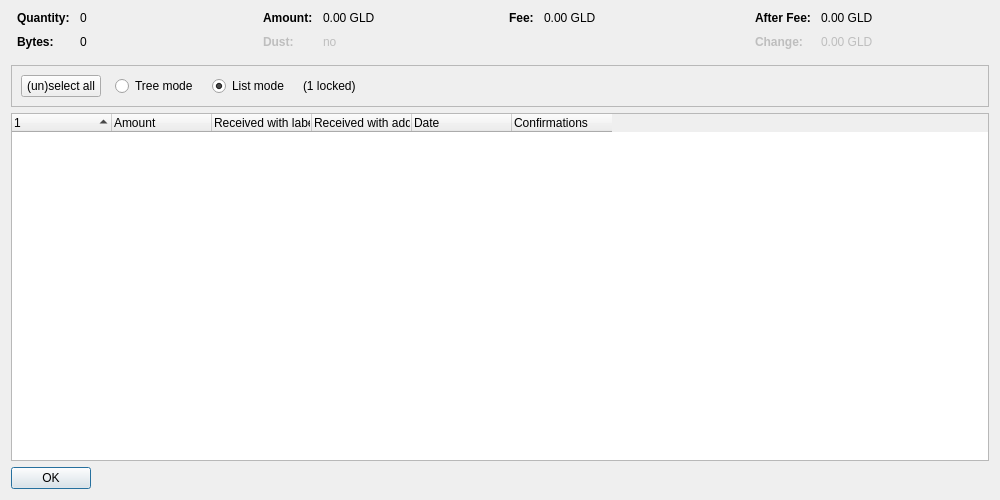
<?xml version="1.0" encoding="UTF-8"?>
<ui version="4.0">
 <class>CoinControlDialog</class>
 <widget class="QDialog" name="CoinControlDialog">
  <property name="geometry">
   <rect>
    <x>0</x>
    <y>0</y>
    <width>1000</width>
    <height>500</height>
   </rect>
  </property>
  <property name="windowTitle">
   <string>Coin Selection</string>
  </property>
  <layout class="QVBoxLayout" name="verticalLayout">
   <item>
    <layout class="QHBoxLayout" name="horizontalLayoutTop" stretch="0,0,0,0">
     <property name="topMargin">
      <number>0</number>
     </property>
     <property name="bottomMargin">
      <number>10</number>
     </property>
     <item>
      <layout class="QFormLayout" name="formLayoutCoinControl1">
       <property name="horizontalSpacing">
        <number>10</number>
       </property>
       <property name="verticalSpacing">
        <number>10</number>
       </property>
       <property name="leftMargin">
        <number>6</number>
       </property>
       <property name="rightMargin">
        <number>6</number>
       </property>
       <item row="0" column="0">
        <widget class="QLabel" name="labelCoinControlQuantityText">
         <property name="font">
          <font>
           <weight>75</weight>
           <bold>true</bold>
          </font>
         </property>
         <property name="text">
          <string>Quantity:</string>
         </property>
        </widget>
       </item>
       <item row="0" column="1">
        <widget class="QLabel" name="labelCoinControlQuantity">
         <property name="cursor">
          <cursorShape>IBeamCursor</cursorShape>
         </property>
         <property name="contextMenuPolicy">
          <enum>Qt::ActionsContextMenu</enum>
         </property>
         <property name="text">
          <string notr="true">0</string>
         </property>
         <property name="textInteractionFlags">
          <set>Qt::LinksAccessibleByMouse|Qt::TextSelectableByKeyboard|Qt::TextSelectableByMouse</set>
         </property>
        </widget>
       </item>
       <item row="1" column="0">
        <widget class="QLabel" name="labelCoinControlBytesText">
         <property name="font">
          <font>
           <weight>75</weight>
           <bold>true</bold>
          </font>
         </property>
         <property name="text">
          <string>Bytes:</string>
         </property>
        </widget>
       </item>
       <item row="1" column="1">
        <widget class="QLabel" name="labelCoinControlBytes">
         <property name="cursor">
          <cursorShape>IBeamCursor</cursorShape>
         </property>
         <property name="contextMenuPolicy">
          <enum>Qt::ActionsContextMenu</enum>
         </property>
         <property name="text">
          <string notr="true">0</string>
         </property>
         <property name="textInteractionFlags">
          <set>Qt::LinksAccessibleByMouse|Qt::TextSelectableByKeyboard|Qt::TextSelectableByMouse</set>
         </property>
        </widget>
       </item>
      </layout>
     </item>
     <item>
      <layout class="QFormLayout" name="formLayoutCoinControl2">
       <property name="horizontalSpacing">
        <number>10</number>
       </property>
       <property name="verticalSpacing">
        <number>10</number>
       </property>
       <property name="leftMargin">
        <number>6</number>
       </property>
       <property name="rightMargin">
        <number>6</number>
       </property>
       <item row="0" column="0">
        <widget class="QLabel" name="labelCoinControlAmountText">
         <property name="font">
          <font>
           <weight>75</weight>
           <bold>true</bold>
          </font>
         </property>
         <property name="text">
          <string>Amount:</string>
         </property>
        </widget>
       </item>
       <item row="0" column="1">
        <widget class="QLabel" name="labelCoinControlAmount">
         <property name="cursor">
          <cursorShape>IBeamCursor</cursorShape>
         </property>
         <property name="contextMenuPolicy">
          <enum>Qt::ActionsContextMenu</enum>
         </property>
         <property name="text">
          <string notr="true">0.00 GLD</string>
         </property>
         <property name="textInteractionFlags">
          <set>Qt::LinksAccessibleByMouse|Qt::TextSelectableByKeyboard|Qt::TextSelectableByMouse</set>
         </property>
        </widget>
       </item>
       <item row="1" column="0">
        <widget class="QLabel" name="labelCoinControlLowOutputText">
         <property name="enabled">
          <bool>false</bool>
         </property>
         <property name="font">
          <font>
           <weight>75</weight>
           <bold>true</bold>
          </font>
         </property>
         <property name="text">
          <string>Dust:</string>
         </property>
        </widget>
       </item>
       <item row="1" column="1">
        <widget class="QLabel" name="labelCoinControlLowOutput">
         <property name="enabled">
          <bool>false</bool>
         </property>
         <property name="cursor">
          <cursorShape>IBeamCursor</cursorShape>
         </property>
         <property name="contextMenuPolicy">
          <enum>Qt::ActionsContextMenu</enum>
         </property>
         <property name="text">
          <string notr="true">no</string>
         </property>
         <property name="textInteractionFlags">
          <set>Qt::LinksAccessibleByMouse|Qt::TextSelectableByKeyboard|Qt::TextSelectableByMouse</set>
         </property>
        </widget>
       </item>
      </layout>
     </item>
     <item>
      <layout class="QFormLayout" name="formLayoutCoinControl3">
       <property name="horizontalSpacing">
        <number>10</number>
       </property>
       <property name="verticalSpacing">
        <number>10</number>
       </property>
       <property name="leftMargin">
        <number>6</number>
       </property>
       <property name="rightMargin">
        <number>6</number>
       </property>
       <item row="0" column="0">
        <widget class="QLabel" name="labelCoinControlFeeText">
         <property name="font">
          <font>
           <weight>75</weight>
           <bold>true</bold>
          </font>
         </property>
         <property name="text">
          <string>Fee:</string>
         </property>
        </widget>
       </item>
       <item row="0" column="1">
        <widget class="QLabel" name="labelCoinControlFee">
         <property name="cursor">
          <cursorShape>IBeamCursor</cursorShape>
         </property>
         <property name="contextMenuPolicy">
          <enum>Qt::ActionsContextMenu</enum>
         </property>
         <property name="text">
          <string notr="true">0.00 GLD</string>
         </property>
         <property name="textInteractionFlags">
          <set>Qt::LinksAccessibleByMouse|Qt::TextSelectableByKeyboard|Qt::TextSelectableByMouse</set>
         </property>
        </widget>
       </item>
      </layout>
     </item>
     <item>
      <layout class="QFormLayout" name="formLayoutCoinControl4">
       <property name="horizontalSpacing">
        <number>10</number>
       </property>
       <property name="verticalSpacing">
        <number>10</number>
       </property>
       <property name="leftMargin">
        <number>6</number>
       </property>
       <property name="rightMargin">
        <number>6</number>
       </property>
       <item row="0" column="0">
        <widget class="QLabel" name="labelCoinControlAfterFeeText">
         <property name="font">
          <font>
           <weight>75</weight>
           <bold>true</bold>
          </font>
         </property>
         <property name="text">
          <string>After Fee:</string>
         </property>
        </widget>
       </item>
       <item row="0" column="1">
        <widget class="QLabel" name="labelCoinControlAfterFee">
         <property name="cursor">
          <cursorShape>IBeamCursor</cursorShape>
         </property>
         <property name="contextMenuPolicy">
          <enum>Qt::ActionsContextMenu</enum>
         </property>
         <property name="text">
          <string notr="true">0.00 GLD</string>
         </property>
         <property name="textInteractionFlags">
          <set>Qt::LinksAccessibleByMouse|Qt::TextSelectableByKeyboard|Qt::TextSelectableByMouse</set>
         </property>
        </widget>
       </item>
       <item row="1" column="0">
        <widget class="QLabel" name="labelCoinControlChangeText">
         <property name="enabled">
          <bool>false</bool>
         </property>
         <property name="font">
          <font>
           <weight>75</weight>
           <bold>true</bold>
          </font>
         </property>
         <property name="text">
          <string>Change:</string>
         </property>
        </widget>
       </item>
       <item row="1" column="1">
        <widget class="QLabel" name="labelCoinControlChange">
         <property name="enabled">
          <bool>false</bool>
         </property>
         <property name="cursor">
          <cursorShape>IBeamCursor</cursorShape>
         </property>
         <property name="contextMenuPolicy">
          <enum>Qt::ActionsContextMenu</enum>
         </property>
         <property name="text">
          <string notr="true">0.00 GLD</string>
         </property>
         <property name="textInteractionFlags">
          <set>Qt::LinksAccessibleByMouse|Qt::TextSelectableByKeyboard|Qt::TextSelectableByMouse</set>
         </property>
        </widget>
       </item>
      </layout>
     </item>
    </layout>
   </item>
   <item>
    <widget class="QFrame" name="frame">
     <property name="minimumSize">
      <size>
       <width>0</width>
       <height>40</height>
      </size>
     </property>
     <property name="frameShape">
      <enum>QFrame::StyledPanel</enum>
     </property>
     <property name="frameShadow">
      <enum>QFrame::Sunken</enum>
     </property>
     <layout class="QHBoxLayout" name="horizontalLayout">
      <item>
       <layout class="QHBoxLayout" name="horizontalLayoutPanel" stretch="0,0,0,0,0">
        <property name="spacing">
         <number>14</number>
        </property>
        <item>
         <widget class="QPushButton" name="pushButtonSelectAll">
          <property name="sizePolicy">
           <sizepolicy hsizetype="Maximum" vsizetype="Fixed">
            <horstretch>0</horstretch>
            <verstretch>0</verstretch>
           </sizepolicy>
          </property>
          <property name="text">
           <string>(un)select all</string>
          </property>
          <property name="autoDefault">
           <bool>false</bool>
          </property>
         </widget>
        </item>
        <item>
         <widget class="QRadioButton" name="radioTreeMode">
          <property name="sizePolicy">
           <sizepolicy hsizetype="Maximum" vsizetype="Fixed">
            <horstretch>0</horstretch>
            <verstretch>0</verstretch>
           </sizepolicy>
          </property>
          <property name="text">
           <string>Tree mode</string>
          </property>
         </widget>
        </item>
        <item>
         <widget class="QRadioButton" name="radioListMode">
          <property name="sizePolicy">
           <sizepolicy hsizetype="Maximum" vsizetype="Fixed">
            <horstretch>0</horstretch>
            <verstretch>0</verstretch>
           </sizepolicy>
          </property>
          <property name="text">
           <string>List mode</string>
          </property>
          <property name="checked">
           <bool>true</bool>
          </property>
         </widget>
        </item>
        <item>
         <widget class="QLabel" name="labelLocked">
          <property name="text">
           <string notr="true">(1 locked)</string>
          </property>
         </widget>
        </item>
        <item>
         <spacer name="horizontalSpacer">
          <property name="orientation">
           <enum>Qt::Horizontal</enum>
          </property>
          <property name="sizeHint" stdset="0">
           <size>
            <width>40</width>
            <height>20</height>
           </size>
          </property>
         </spacer>
        </item>
       </layout>
      </item>
     </layout>
    </widget>
   </item>
   <item>
    <widget class="CoinControlTreeWidget" name="treeWidget">
     <property name="contextMenuPolicy">
      <enum>Qt::CustomContextMenu</enum>
     </property>
     <property name="sortingEnabled">
      <bool>false</bool>
     </property>
     <property name="columnCount">
      <number>6</number>
     </property>
     <attribute name="headerShowSortIndicator" stdset="0">
      <bool>true</bool>
     </attribute>
     <attribute name="headerStretchLastSection">
      <bool>false</bool>
     </attribute>
     <column>
      <property name="text">
       <string/>
      </property>
     </column>
     <column>
      <property name="text">
       <string>Amount</string>
      </property>
     </column>
     <column>
      <property name="text">
       <string>Received with label</string>
      </property>
     </column>
     <column>
      <property name="text">
       <string>Received with address</string>
      </property>
     </column>
     <column>
      <property name="text">
       <string>Date</string>
      </property>
     </column>
     <column>
      <property name="text">
       <string>Confirmations</string>
      </property>
      <property name="toolTip">
       <string>Confirmed</string>
      </property>
     </column>
     <column>
      <property name="text">
       <string/>
      </property>
     </column>
     <column>
      <property name="text">
       <string/>
      </property>
     </column>
     <column>
      <property name="text">
       <string/>
      </property>
     </column>
     <column>
      <property name="text">
       <string/>
      </property>
     </column>
    </widget>
   </item>
   <item>
    <widget class="QDialogButtonBox" name="buttonBox">
     <property name="sizePolicy">
      <sizepolicy hsizetype="Maximum" vsizetype="Fixed">
       <horstretch>0</horstretch>
       <verstretch>0</verstretch>
      </sizepolicy>
     </property>
     <property name="orientation">
      <enum>Qt::Horizontal</enum>
     </property>
     <property name="standardButtons">
      <set>QDialogButtonBox::Ok</set>
     </property>
    </widget>
   </item>
  </layout>
 </widget>
 <customwidgets>
  <customwidget>
   <class>CoinControlTreeWidget</class>
   <extends>QTreeWidget</extends>
   <header>qt/coincontroltreewidget.h</header>
  </customwidget>
 </customwidgets>
 <resources/>
 <connections/>
</ui>
